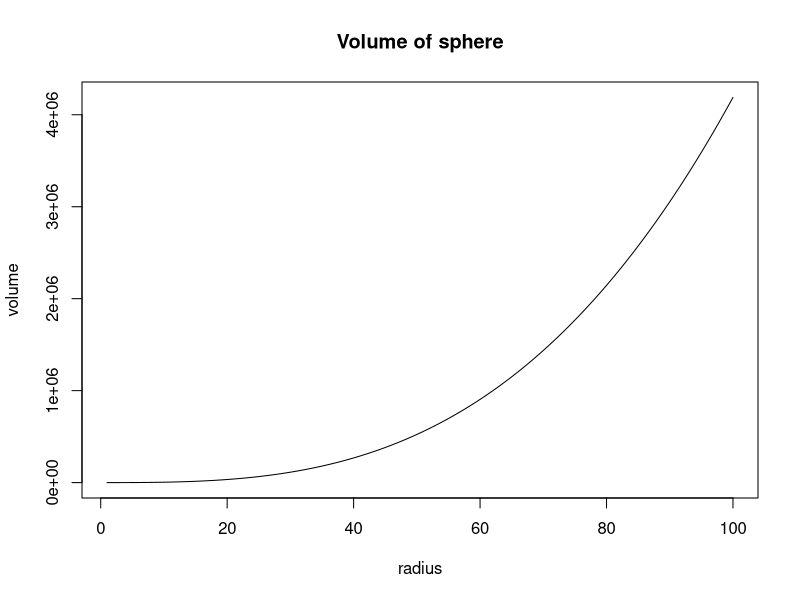
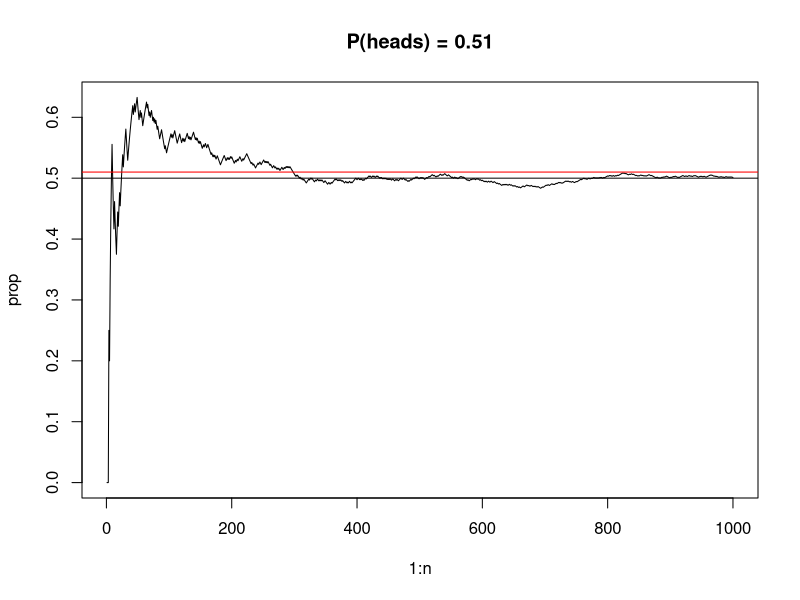

Reproduce these figures in R, in order.
# =====================================================================
# LÖSNINGAR till övningarna i 01 till 08
# Försök själv först. Kör sedan motsvarande block här och jämför.
# =====================================================================

set.seed(2026)


# ---- 01 Grunder ------------------------------------------------------
factorial(52)                          # 1.1
sqrt(5^2 + 5^2)                        # 1.2, ger 7.071
tan(60 * pi / 180)                     # 1.3, ger sqrt(3) = 1.732
(exp(1) - exp(-1)) / 2                 # 1.4
sinh(1)                                #     samma värde
choose(52, 5)                          # 3.1, 2 598 960
choose(52, 13)                         # 3.2


# ---- 02 Vektorer -----------------------------------------------------
(1:10)^2                               # 4.1
2^(1:20)                               # 4.2
choose(6, 0:6)                         # 4.3
n <- 5;  cos(2 * pi * (1:n) / n)       # 4.4
n <- 13; cos(2 * pi * (1:n) / n)
sum((1:100)^3)                         # 4.5, 25 502 500
length(which((1:100)^3 > 10000))       # 4.6, 79 st (21^3 = 9261 < 10000)


# ---- 03 Slumptal -----------------------------------------------------
vals <- c(0, 2, 5, 9); probs <- c(0.1, 0.2, 0.3, 0.4)
sample(vals, 5, replace = TRUE, prob = probs)          # 5.1
s <- sample(vals, 1e6, replace = TRUE, prob = probs)   # 5.2
mean(s == 9)                                           #     ca 0.4
hand <- sample(1:52, 5)                                # 5.3
hand
length(which(hand <= 4))                               #     antal ess
u <- sample(1:20, 100000, replace = TRUE)              # 5.4
mean(u >= 3 & u <= 7)                                  #     ca 0.25


# ---- 04 Fördelningar -------------------------------------------------
dpois(3, 2)                            # 6.1 P(X = 3)
ppois(3, 2)                            #     P(X <= 3)
1 - pexp(1, rate = 1/2)                # 6.2 exakt, exp(-1/2) = 0.6065
mean(rexp(100000, rate = 1/2) > 1)     #     simulerat
qnorm(0.9, 10, 3)                      # 6.3, ca 13.84
pbeta(0.3, 2, 5)                       # 6.4 P(X < 0.3)
2 / (2 + 5)                            #     exakt väntevärde
mean(rbeta(100000, 2, 5))              #     simulerat


# ---- 05 Grafer -------------------------------------------------------
radius <- 1:100                                          # 8.1
plot(radius, (4/3) * pi * radius^3, type = "l",
     main = "Volume of sphere", ylab = "volume")

n <- 1000                                                # 8.2
coinflips <- sample(0:1, n, replace = TRUE, prob = c(0.49, 0.51))
prop <- cumsum(coinflips) / (1:n)
plot(1:n, prop, type = "l", main = "P(heads) = 0.51")
abline(h = 0.5)
abline(h = 0.51, col = "red")
# Kurvan ser nästan likadan ut: 1000 kast räcker inte för att skilja
# 0.50 från 0.51 (standardfelet är ca 0.016).

mysd <- function(n) {                                    # 8.3
  x <- 1:n
  sqrt(sum((x - mean(x))^2) / (n - 1))
}
c(mysd(2), mysd(10), mysd(10000))
c(sd(1:2), sd(1:10), sd(1:10000))


# ---- 06 Funktioner och loopar ----------------------------------------
hyp <- function(a, b) sqrt(a^2 + b^2)                    # 9.1
hyp(3, 4)

tetra <- function(n) mean(sample(1:4, n, replace = TRUE))  # 9.2
tetra(1); tetra(1000); tetra(1000000)                    # mot 2.5

until_six <- function() {                                # L.1
  rolls <- 0
  repeat {
    rolls <- rolls + 1
    if (sample(1:6, 1) == 6) break
  }
  rolls
}
mean(replicate(10000, until_six()))                      #     ca 6

gamble <- function(k, n, p) {                            # L.2
  stake <- k
  while (stake > 0 && stake < n) {
    stake <- stake + sample(c(-1, 1), 1, prob = c(1 - p, p))
  }
  as.numeric(stake == 0)
}
mean(replicate(1000, gamble(20, 60, 0.5)))               #     ca 0.667


# ---- 07 Simulering (Dobrow 1.32 till 1.34) ---------------------------
# 1.32 (a) rättvisa mynt: exakt P(X = 1) = 3/8, E(X) = 1.5
X <- replicate(100000, sum(sample(0:1, 3, replace = TRUE)))
mean(X == 1); mean(X)
# 1.32 (b) P(krona) = 3/4: exakt P(X = 1) = 3*(3/4)*(1/4)^2 = 9/64, E(X) = 2.25
X <- replicate(100000, sum(sample(0:1, 3, replace = TRUE, prob = c(1/4, 3/4))))
mean(X == 1); mean(X)
# Snabbare alternativ: rbinom(100000, 3, 3/4)

# 1.33 Geometrisk med p = 4/52 = 1/13: E = 13, Var = (1 minus p)/p^2 = 156
draws_until_ace <- function() {
  k <- 0
  repeat {
    k <- k + 1
    if (sample(1:52, 1) <= 4) return(k)
  }
}
Y <- replicate(100000, draws_until_ace())
mean(Y); var(Y)
# Alternativ med inbyggd: rgeom räknar misslyckanden, så lägg till 1
Y2 <- rgeom(100000, 1/13) + 1
mean(Y2); var(Y2)

# 1.34 Exponential med väntevärde 30, dvs rate = 1/30
mean(rexp(100000, rate = 1/30) <= 20)    # (a) simulerat
pexp(20, rate = 1/30)                    # (b) exakt, 1 minus exp(-2/3) = 0.487


# ---- 08 Matriser -----------------------------------------------------
A <- matrix(c(1, 3, -1,
              2, 1,  0,
              4, -2, 3), nrow = 3, byrow = TRUE)
A %*% A %*% A                                            # 11.1 (i)
t(A)                                                     # (ii)
solve(A)                                                 # (iii)
A2 <- A %*% A
A5 <- A2 %*% A2 %*% A
A5 - 3 * A2 + 7 * diag(3)                                # (iv)

M <- matrix(runif(16), nrow = 4)                         # 11.2
eigen(M)$values

C <- matrix(c(2, 3, -1,                                  # 11.3
              1, 1,  1,
              1, 2, -3), nrow = 3, byrow = TRUE)
solve(C, c(1, 2, 3))
